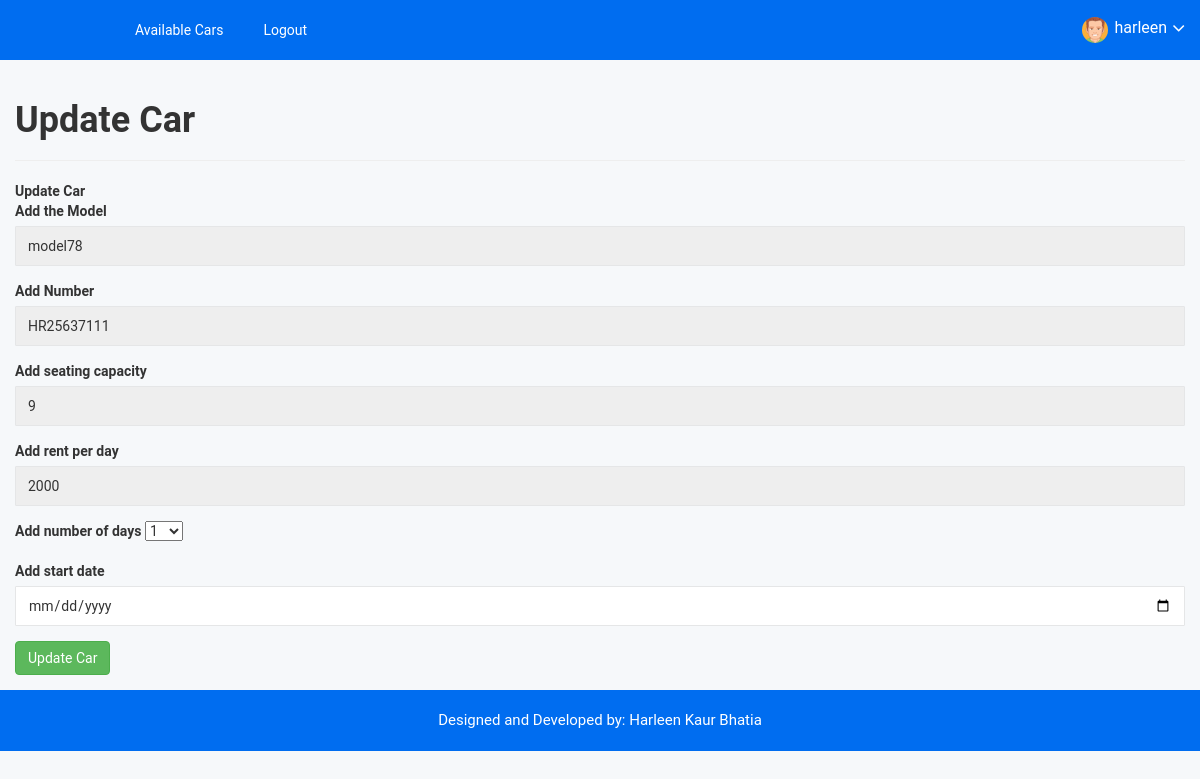
The app's page /rent.php (signed in) with its own data.
### tables this page shows
CREATE TABLE `cars` (
  `id` int(11) NOT NULL,
  `model` varchar(21) NOT NULL,
  `number` varchar(11) NOT NULL,
  `seating` int(11) NOT NULL,
  `rentperday` int(11) NOT NULL
);

### rent.php (the view, shortened to what this page needs)
<?php
include "connection.php";
include "header.php";
    ?>
    <?php
$model="";
$number="";
$seating="";
$rentperday="";
$sql="select * from cars";
$res = mysqli_query($link, $sql);
while($row = mysqli_fetch_array($res)){
    $model=$row["model"];
    $number=$row["number"];
    $seating=$row["seating"];
    $rentperday=$row["rentperday"];
}
?>
<div class="breadcrumbs">
            <div class="col-sm-12">
                <div class="page-header float-left">
                    <div class="page-title">
                        <h1>Update Car</h1>
                    </div>
                </div>
            </div>
        </div>
        <div class="content mt-3">
            <div class="animated fadeIn">
                <div class="row">
                    <div class="col-lg-12">
                        <div class="card">
                            <div class="card-body">
                                <div class="col-lg-12">
                            <form name="form1" action="" method="post" enctype="multipart/form-data">
                                <div class="card">
                                    <div class="card-header"><strong>Update Car</strong></div>
                                    <div class="card-body card-block">
                                        <div class="form-group"><label for="company" class=" form-control-label">Add the
                                                Model</label><input type="text"
                                                placeholder="Enter the model here" class="form-control"
                                                name="model" value="<?php echo $model; ?>" readonly>
                                        </div>
                                        <div class="form-group"><label for="company" class=" form-control-label">Add
                                                Number</label><input type="text" placeholder="Enter car number here"
                                                class="form-control" name="number" value="<?php echo $number; ?>" readonly>
                                        </div>
                                        <div class="form-group"><label for="company" class=" form-control-label">Add
                                                seating capacity</label><input type="text" placeholder="Enter seating capacity here"
                                                class="form-control" name="seating" value="<?php echo $seating; ?>" readonly>
                                        </div>
                                        <div class="form-group"><label for="company" class=" form-control-label">Add
                                                rent per day</label><input type="text" placeholder="Enter rent per day here"
                                                class="form-control" name="rentperday" value="<?php echo $rentperday; ?>" readonly>
                                        </div>
                                        <div class="form-group"><label for="company" class=" form-control-label">Add
                                                number of days</label>
                                                <select name="number_days" value="<?php echo $number_days; ?>">
                                                    <option value="1">1</option>
                                                </select>
                                        </div>
                                        <div class="form-group"><label for="company" class=" form-control-label">Add
                                                start date</label><input type="date"
                                                class="form-control" name="start_date" value="<?php echo $start_date; ?>">
                                        </div>
                                        <div class="form-group">
                                            <input type="submit" name="submit1" value="Update Car"
                                                class="btn btn-success">
                                        </div>
                                    </div>
                                </div>
                            </form>
                        </div>
                            </div>
                        </div>
                    </div>
                </div>
            </div>
        </div>
<?php
include "footer.php";
?>

### records on screen
cars: model "model78", number "HR25637111", seating "9", rentperday "2000"

### other values on screen
$_SESSION["username"] "harleen"
